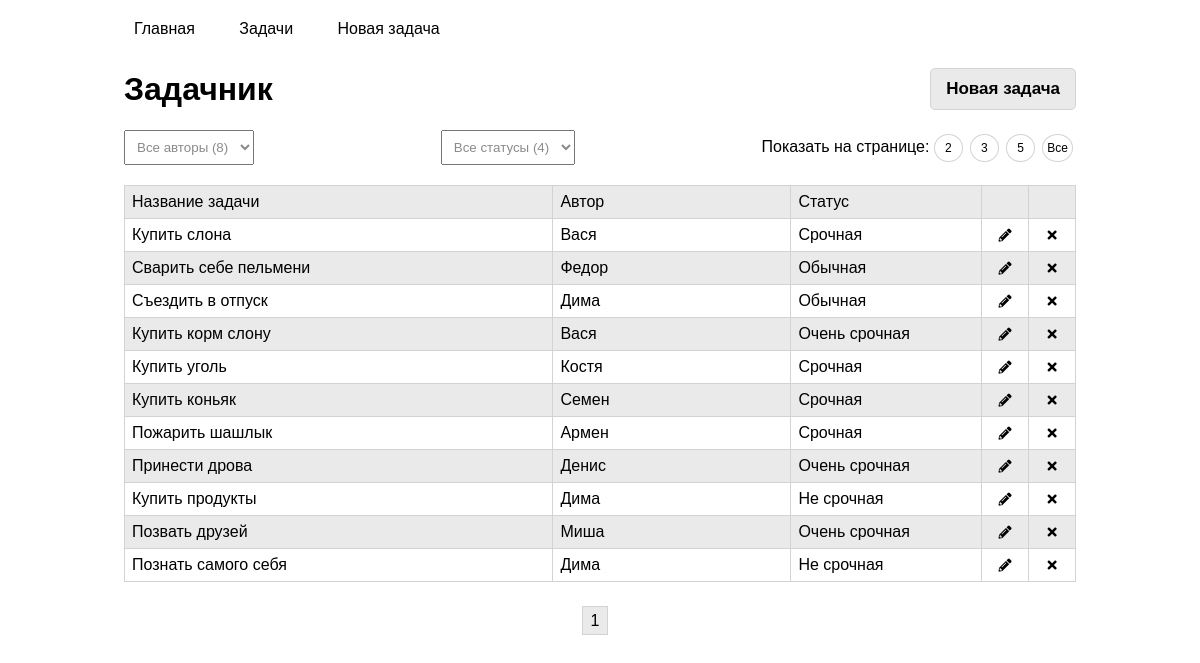
Page /tasks/list/?show=11 on the committed database.
### tables this page shows
CREATE TABLE `tasks` (
  `id` int(11) NOT NULL,
  `title` varchar(64) NOT NULL,
  `author_id` int(11) NOT NULL,
  `status_id` int(11) NOT NULL
);

CREATE TABLE `authors` (
  `id` int(11) NOT NULL,
  `title` varchar(32) NOT NULL
);

CREATE TABLE `status` (
  `id` int(11) NOT NULL,
  `title` varchar(32) NOT NULL
);

### engine/Autoload.php (called while the page is built, shortened)
<?php
class Autoload
{
	public function loadClass($className)
	{
		$fileName = realpath(str_replace(['app', '\\'], ['..', DS], $className) . ".php");
	}
}

### engine/Request.php (called while the page is built, shortened)
<?php
class Request
{
    private $requestString;
    private $params;
    public function __construct()
    {
        $this->requestString = $_SERVER['REQUEST_URI'];
    }
    private function parseRequest() {
        $url = explode('/', $this->requestString);
        $this->params = $_REQUEST;
        $data = json_decode(file_get_contents('php://input'));
    }
    public function getParams()
    {
        return $this->params;
    }
}

### traits/Tsingletone.php (called while the page is built, shortened)
<?php
trait Tsingletone
{
    private static $instance = null;
    public static function getInstance() {
        if (is_null(static::$instance)) {
            static::$instance = new static();
        }
        return static::$instance;
    }
}

### models/repositories/TasksRepository.php (called while the page is built, shortened)
<?php
class TasksRepository extends Repository
{
	public function getAllTasks($from, $num)
	{
		$sql = "SELECT tasks.id, tasks.title,
       			authors.id AS author_id, authors.title AS author_name, status.title AS status_name
						FROM tasks
						JOIN authors ON tasks.author_id = authors.id
						JOIN status ON tasks.status_id = status.id
						LIMIT ?,?";
		return Db::getInstance()->executeLimit($sql, $from, $num);
	}
	public function getTableName()
	{
		return "tasks";
	}
}

### engine/Db.php (called while the page is built, shortened)
<?php
class Db
{
	private $config = [
		'driver' => 'mysql',
		'host' => 'localhost',
		'login' => 'root',
		'password' => '',
		'database' => 'task-tracker',
		'charset' => 'utf8'
	];
	private $connection = null;
	private function getConnection()
	{
		if (is_null($this->connection)) {
			$this->connection = new \PDO(
				$this->prepareDSNString(),
				$this->config['login'],
				$this->config['password']
			);
			$this->connection->setAttribute(\PDO::ATTR_DEFAULT_FETCH_MODE, \PDO::FETCH_ASSOC);
		}
		return $this->connection;
	}
	private function prepareDSNString()
	{
		return sprintf("%s:host=%s;dbname=%s;charset=%s",
			$this->config['driver'],
			$this->config['host'],
			$this->config['database'],
			$this->config['charset']
		);
	}
	private function query($sql, $params)
	{
		$pdoStatement = $this->getConnection()->prepare($sql);
		$pdoStatement->execute($params);
		return $pdoStatement;
	}
	public function executeLimit($sql, $from, $num)
	{
		$pdoStatement = $this->getConnection()->prepare($sql);
		$pdoStatement->bindValue(1, $from, \PDO::PARAM_INT);
		$pdoStatement->bindValue(2, $num, \PDO::PARAM_INT);
		$pdoStatement->execute();
		return $pdoStatement->fetchAll();
	}
	public function queryOne($sql, $params = [])
	{
		return $this->queryAll($sql, $params)[0];
	}
	public function queryAll($sql, $params = [])
	{
		return $this->query($sql, $params)->fetchAll();
	}
}

### models/Repository.php (called while the page is built, shortened)
<?php
abstract class Repository implements IModel
{
	public function getCount(){
		$tableName = $this->getTableName();
		$sql = "SELECT count(*) AS count FROM {$tableName}";
		return Db::getInstance()->queryOne($sql);
	}
}

### views/tasks.php (the view, shortened to what this page needs)
<div class="header">
    <h1>Задачник</h1>
    <a href="/tasks/task/" class="add">Новая задача</a>
</div>
<div class="selectors">
    <select name="authors" id="author-selector" class="author-selector">
        <option value="default" selected>Все авторы (<?= count($authors) ?>)</option>
    </select>
    <select name="status" id="status-selector">
        <option value="default" selected>Все статусы (<?= count($status) ?>)</option>
    </select>
    <div class="showBy">Показать на странице:
			<? foreach ($perPageChoice as $perPage): ?>
          <a href="/tasks/list/?show=<?= $perPage ?>" class="showBy-icon"><?= $perPage ?></a>
			<? endforeach; ?>
        <a href="/tasks/list/?show=<?= $count ?>" class="showBy-icon big">Все</a>
    </div>
</div>
<div class="tasks-container">
    <div class="task-div">
        <div id='flex-container'>
            <div class="task-header">Название задачи</div>
            <div class="task-header">Автор</div>
            <div class="task-header">Статус</div>
            <div class="task-header"></div>
            <div class="task-header"></div>
        </div>
    </div>
	<? foreach ($tasks as $task): ?>
      <div id="<?= $task['id'] ?>" class="task task-div" data-author="<?= $task['author_name'] ?>"
           data-status="<?= $task['status_name'] ?>">
          <div id='flex-container'>
              <div class="task-specs"><p><?= $task['title'] ?></p></div>
              <div class="task-specs"><p><?= $task['author_name'] ?></p></div>
              <div class="task-specs"><p><?= $task['status_name'] ?></p></div>
              <div class="task-specs btn">
                  <a href="/tasks/task/?id=<?= $task['id'] ?>" class="edit fas fas fa-pencil-alt"></a>
              </div>
              <div class="task-specs btn">
                  <button data-id="<?= $task['id'] ?>" class="delete fas fas fa-times"></button>
              </div>
          </div>
      </div>
	<? endforeach; ?>
</div>
<div class="pagination">
	<? for ($i = 1; $i <= $pagesCount; $i++) {
		if ($page == $i) {
			$class = ' active';
		} else {
			$class = '';
		}
		echo "<a href='/tasks/list/?page=$i&show=$itemsPerPage' class='pag-icon$class'>$i</a> ";
	} ?>
</div>

### public/css/style.css (style rules this page uses)
* { box-sizing: border-box; margin: 0; padding: 0; font-family: Arial; }
.tasks-container { margin-bottom: 30px; }
.task-div:nth-child(odd) { background-color: rgb(234, 234, 234); }
#flex-container { display: flex; height: auto; flex-wrap: nowrap; justify-content: center; }
#flex-container > div { border-left: 1px solid lightgray; border-top: 1px solid lightgray; }
#flex-container > div:last-child { border-right: 1px solid lightgray; }
.tasks-container > div:last-child { border-bottom: 1px solid lightgray; }
#flex-container > div:nth-of-type(1) { width: 45%; }
#flex-container > div:nth-of-type(2) { width: 25%; }
#flex-container > div:nth-of-type(3) { width: 20%; }
#flex-container > div:nth-of-type(4) { width: 5%; }
#flex-container > div:nth-of-type(5) { width: 5%; flex-grow: 0; }
a { text-decoration: none; color: black; }
select { padding: 5px 15px 5px 5px; color: rgb(139, 139, 139); }
.header { margin-bottom: 20px; }
.selectors { display: flex; justify-content: space-between; align-items: baseline; }
.add { outline: none; font-size: 14px; font-weight: 600; padding: 10px 15px; border: 1px solid lightgray; border-radius: 5px; }
a.add { font-size: 17px; text-align: center; color: black; background-color: rgb(234, 234, 234); }
.addForm input, select { padding: 8px; margin-bottom: 20px; }
.header { display: flex; justify-content: space-between; align-items: center; }
.task-header, .task-specs { padding: 7px; }
.task-specs.btn { text-align: center; }
.task button { background-color: transparent; border: none; }
.fa-pencil-alt { font-size: 13px; }
.pagination { text-align: center; }
.pag-icon { border: 1px solid lightgray; margin-right: 10px; padding: 5px 8px; }
.showBy-icon { border: 1px solid lightgray; border-radius: 50%; margin-right: 3px; padding: 6px 10px; font-size: 12px; }
.big { padding: 6px 4px; }
.active { background-color: rgb(234, 234, 234); }

### rows in the picture
tasks: title "Купить слона", author.title "Вася", status.title "Срочная"
tasks: title "Сварить себе пельмени", author.title "Федор", status.title "Обычная"
tasks: title "Съездить в отпуск", author.title "Дима", status.title "Обычная"
tasks: title "Купить корм слону", author.title "Вася", status.title "Очень срочная"
tasks: title "Купить уголь", author.title "Костя", status.title "Срочная"
tasks: title "Купить коньяк", author.title "Семен", status.title "Срочная"
tasks: title "Пожарить шашлык", author.title "Армен", status.title "Срочная"
tasks: title "Принести дрова", author.title "Денис", status.title "Очень срочная"
tasks: title "Купить продукты", author.title "Дима", status.title "Не срочная"
tasks: title "Позвать друзей", author.title "Миша", status.title "Очень срочная"
tasks: title "Познать самого себя", author.title "Дима", status.title "Не срочная"

### other values in the picture
$perPage "2"
$perPage "3"
$perPage "5"
